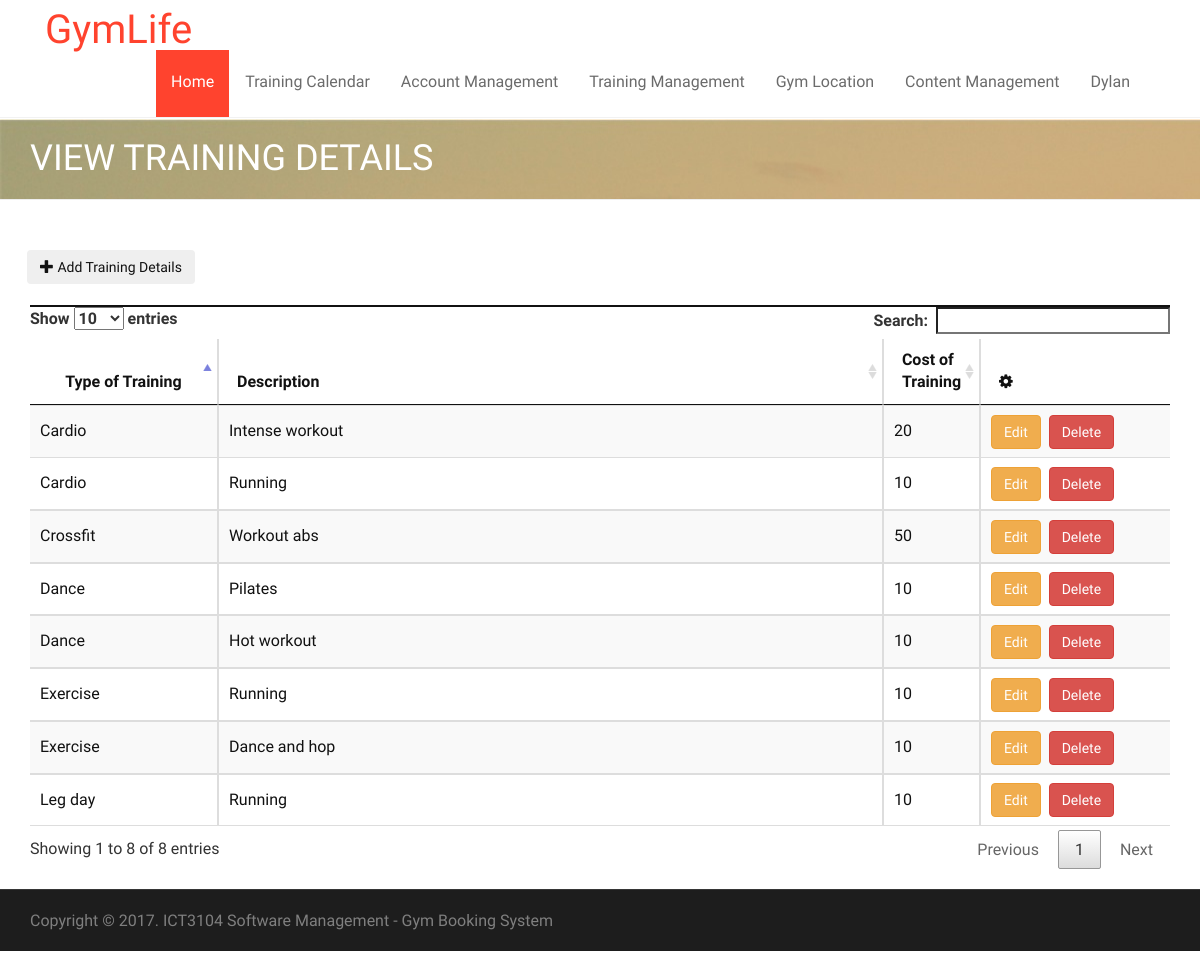
/admin/trainingDetails.php (signed in), run on the app's committed database.
### tables this page shows
CREATE TABLE IF NOT EXISTS `trainings` (
`trainingID` int(11) NOT NULL,
  `trainingType` varchar(255) NOT NULL,
  `description` varchar(255) NOT NULL,
  `cost` double NOT NULL
);

### db.class.php (called while the page is built, shortened)
<?php
class DB {
  protected static $mdb = null;
  public static function getMDB() {
    $mdb = DB::$mdb;
    if ($mdb === null) {
      $mdb = DB::$mdb = new MeekroDB();
    }
    return $mdb;
  }
  public static function query() { $args = func_get_args(); return call_user_func_array(array(DB::getMDB(), 'query'), $args); }
}
class MeekroDB {
  public $encoding = 'latin1';
  public $connect_options = array(MYSQLI_OPT_CONNECT_TIMEOUT => 30);
  public $internal_mysql = null;
  public function __construct($host=null, $user=null, $password=null, $dbName=null, $port=null, $encoding=null) {
    if ($encoding === null) $encoding = DB::$encoding;
    $this->encoding = $encoding;
  }
  public function get() {
    $mysql = $this->internal_mysql;
    if (!($mysql instanceof MySQLi)) {
      $mysql = new mysqli();
      foreach ($this->connect_options as $key => $value) {
        $mysql->options($key, $value);
      }
      $mysql->set_charset($this->encoding);
      $this->internal_mysql = $mysql;
    }
    return $mysql;
  }
  protected function preparseQueryParams() {
    $args = func_get_args();
    $sql = trim(strval(array_shift($args)));
    $args_all = $args;
    if (count($args_all) == 0) return array($sql);
    $chunkyQuery = array();
    return $chunkyQuery;
  }
  protected function parseQueryParams() {
    $args = func_get_args();
    $chunkyQuery = call_user_func_array(array($this, 'preparseQueryParams'), $args);
    $query = '';
    foreach ($chunkyQuery as $chunk) {
      if (is_string($chunk)) {
        $query .= $chunk;
        continue;
      }
      $result = '';
      $query .= $result;
    }
    return $query;
  }
  protected function prependCall($function, $args, $prepend) { array_unshift($args, $prepend); return call_user_func_array($function, $args); }
  public function query() { $args = func_get_args(); return $this->prependCall(array($this, 'queryHelper'), $args, 'assoc'); }
  protected function queryHelper() {
    $args = func_get_args();
    $type = array_shift($args);
    $db = $this->get();
    $is_buffered = true;
    $row_type = 'assoc';
    $full_names = false;
    $sql = call_user_func_array(array($this, 'parseQueryParams'), $args);
    $result = $db->query($sql, $is_buffered ? MYSQLI_STORE_RESULT : MYSQLI_USE_RESULT);
    $return = array();
    while ($row = ($row_type == 'assoc' ? $result->fetch_assoc() : $result->fetch_row())) {
      $return[] = $row;
    }
    return $return;
  }
}
?>

### admin/trainingDetails.php (the view, shortened to what this page needs)
<!doctype html>
<html lang="en">
    <head>
        <link rel="stylesheet" href="../asset/bootstrap/css/bootstrap.min.css" type="text/css">
        <link rel="stylesheet" href="../asset/font-awesome/css/font-awesome.min.css" type="text/css">
        <link rel="stylesheet" href="../asset/css/owl.carousel.css" type="text/css">
        <link rel="stylesheet" href="../asset/css/owl.theme.css" type="text/css">
        <link rel="stylesheet" href="../asset/css/owl.transitions.css" type="text/css">
        <link rel="stylesheet" type="text/css" href="../asset/css/animate.css">
        <link rel="stylesheet" type="text/css" href="../asset/css/lightbox.css">
        <link rel="stylesheet" type="text/css" href="../asset/css/style.css">
        <link rel="stylesheet" type="text/css" href="../asset/css/responsive.css">
        <link rel="stylesheet" type="text/css" href="../asset/css/table.css">
        <link rel="stylesheet" href="../asset/plugins/sweetalert-master/sweet-alert.css">
        <link rel="stylesheet" href="../asset/plugins/DataTables/css/jquery.dataTables.css">
    </head>
    <body>
        <?php require_once('../header.php'); ?>
        <div class="page-header">
            <div class="overlay">
                <div class="container">
                    <div class="row">
                        <div class="col-md-12">
                            <h1>View Training Details</h1>
                        </div>
                    </div>
                </div>
            </div>
        </div>
        <section id="about-section" class="about-section">
            <div class="container">
                <div class="row">
				&nbsp;&nbsp;&nbsp;<button type="button" class="btn" onclick="location.href='addTrainingDetails.php'"><span class="glyphicon glyphicon-plus"></span>  Add Training Details</button>
				<br><br>
                    <div class="col-md-12">
                        <div class="panel panel-default panel-table">
                            <div class="panel-heading">
                            </div>
                            <div class="panel-body">
                                <table id="trainings" class="table table-striped table-bordered table-list" width="100%">
                                    <thead>
                                        <tr>
                                            <th class="col-md-2">Type of Training</th>
                                            <th class="col-md-7">Description</th>
                                            <th class="col-md-1">Cost of Training</th>
                                            <th class="col-md-2" data-sortable="false"><em class="fa fa-cog"></th>
                                        </tr>
                                    </thead>
                                    <tbody>
                                        <?php
                                        $record = DB::query("SELECT * FROM trainings");
                                        foreach ($record as $row) {
                                            echo "<tr>";
                                            echo "<td>" . $row['trainingType'] . "</td>";
                                            echo "<td>" . $row['description'] . "</td>";
                                            echo "<td>" . $row['cost'] . "</td>";
                                            echo "<td>";
                                            echo "<button class='btn btn-warning' onclick=\"location.href ='editTraining.php?id=" . $row['trainingID'] . "' \">Edit</button> &nbsp;";
                                            echo "<button class='btn btn-danger' onclick='dlt(\"" . $row['trainingID'] . "\")'>Delete</button>";
                                            echo "</td>";
                                            echo "</tr>";
                                        }
                                        ?>
                                    </tbody>
                                </table>
                            </div>
                        </div>
                    </div>
                </div>
            </div>
        <div id="copyright-section" class="copyright-section">
            <div class="container">
                <div class="row">
                    <div class="col-md-7">
                        <div class="copyright">
                            Copyright © 2017. ICT3104 Software Management - Gym Booking System</a>
                        </div>
                    </div>
                </div>
            </div>
        </div>
</body>
</html>

### asset/css/lightbox.css (style rules this page uses)
body:after { content: url(../images/close.png) url(../images/loading.gif) url(../images/prev.png) url(../images/next.png); display: none; }

### asset/css/style.css (style rules this page uses)
body { font-family: 'PT Sans Narrow', Arial, sans-serif; font-size: 16px; color: #111; line-height: 21px; -webkit-font-smoothing: antialiased !important; -moz-osx-font-smoothing: grayscale !important; text-rendering: optimizeLegibility !important; font-smoothing: antialiased !important; vertical-align: baseline; }
h1, h2, h3, h4, h5, h6 { font-family: 'Oswald', Arial, sans-serif; font-weight: 400; text-transform: uppercase; margin-top: 0; margin-bottom: 0; }
.page-header { background: url(../images/banner.jpg) no-repeat; padding: 20px 0; margin-top: 1px; }
.page-header h1 { color: #fff; }
#about-section { padding-top: 30px; padding-bottom: 130px; //background: url(../images/parallax/bg-01.jpg) no-repeat; background-size: cover; background-position: center; }
.panel { border-radius: 0; border: none !important; box-shadow: none !important }
.panel-default > .panel-heading { background: transparent; border: 1px solid #111; border-radius: none; font-weight: 400; }
.panel-body { padding: 15px 10px; border: none !important; color: #111; font-size: 16px; background-color: transparent !important; }
.panel-heading { padding: 0; border-top-left-radius: 0; border-top-right-radius: 0; }
.copyright-section { border-top: 1px solid #363636; font-size: 12px; padding: 20px 0; background: #1d1d1d; color: #7f7f7f; }
.copyright { font-size: 16px; }

### asset/css/table.css (style rules this page uses)
.panel-table .panel-body { padding:0; }
.panel-table .panel-body .table-bordered { border-style: none; margin:0; }
.panel-table .panel-body .table-bordered > thead > tr > th:first-of-type { text-align:center; width: 100px; }
.panel-table .panel-body .table-bordered > thead > tr > th:last-of-type, .panel-table .panel-body .table-bordered > tbody > tr > td:last-of-type { border-right: 0px; }
.panel-table .panel-body .table-bordered > thead > tr > th:first-of-type, .panel-table .panel-body .table-bordered > tbody > tr > td:first-of-type { border-left: 0px; }
.panel-table .panel-body .table-bordered > tbody > tr:first-of-type > td { border-bottom: 0px; }
.panel-table .panel-body .table-bordered > thead > tr:first-of-type > th { border-top: 0px; }
.panel-table .panel-body .table-bordered > tbody > tr > td { line-height: 34px; }

### data on the page
trainings: trainingType "Cardio", description "Intense workout", cost "20"
trainings: trainingType "Crossfit", description "Workout abs", cost "50"
trainings: trainingType "Leg day", description "Running", cost "10"
trainings: trainingType "Dance", description "Pilates", cost "10"
trainings: trainingType "Cardio", description "Running", cost "10"
trainings: trainingType "Exercise", description "Running", cost "10"
trainings: trainingType "Exercise", description "Dance and hop", cost "10"
trainings: trainingType "Dance", description "Hot workout", cost "10"

### other printed values
$_SESSION['name'] "Dylan"
